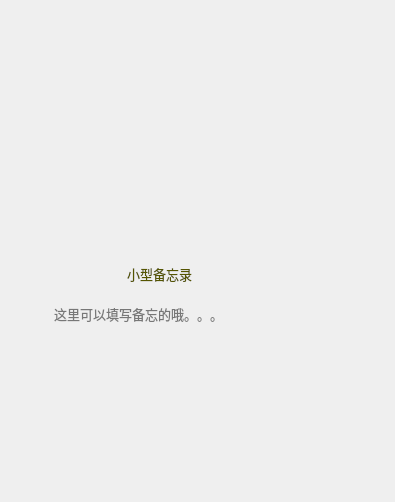
<?xml version="1.0" encoding="UTF-8"?>
<ui version="4.0">
 <class>MainWindow</class>
 <widget class="QMainWindow" name="MainWindow">
  <property name="geometry">
   <rect>
    <x>0</x>
    <y>0</y>
    <width>395</width>
    <height>502</height>
   </rect>
  </property>
  <property name="contextMenuPolicy">
   <enum>Qt::ActionsContextMenu</enum>
  </property>
  <property name="windowTitle">
   <string>MainWindow</string>
  </property>
  <property name="windowIcon">
   <iconset>
    <normaloff>小鸡.png</normaloff>小鸡.png</iconset>
  </property>
  <widget class="QWidget" name="centralwidget">
   <widget class="QWidget" name="widget" native="true">
    <property name="geometry">
     <rect>
      <x>0</x>
      <y>0</y>
      <width>441</width>
      <height>501</height>
     </rect>
    </property>
    <widget class="QLabel" name="label">
     <property name="geometry">
      <rect>
       <x>10</x>
       <y>10</y>
       <width>381</width>
       <height>381</height>
      </rect>
     </property>
     <property name="focusPolicy">
      <enum>Qt::NoFocus</enum>
     </property>
     <property name="contextMenuPolicy">
      <enum>Qt::ActionsContextMenu</enum>
     </property>
     <property name="text">
      <string/>
     </property>
     <property name="pixmap">
      <pixmap>小鸡.png</pixmap>
     </property>
     <property name="scaledContents">
      <bool>true</bool>
     </property>
    </widget>
    <widget class="QLabel" name="label_2">
     <property name="geometry">
      <rect>
       <x>50</x>
       <y>240</y>
       <width>231</width>
       <height>211</height>
      </rect>
     </property>
     <property name="font">
      <font>
       <pointsize>12</pointsize>
      </font>
     </property>
     <property name="focusPolicy">
      <enum>Qt::NoFocus</enum>
     </property>
     <property name="contextMenuPolicy">
      <enum>Qt::ActionsContextMenu</enum>
     </property>
     <property name="frameShape">
      <enum>QFrame::NoFrame</enum>
     </property>
     <property name="lineWidth">
      <number>0</number>
     </property>
     <property name="text">
      <string/>
     </property>
     <property name="textFormat">
      <enum>Qt::AutoText</enum>
     </property>
     <property name="pixmap">
      <pixmap>notes_122.01169590643px_1190287_easyicon.net.png</pixmap>
     </property>
     <property name="scaledContents">
      <bool>true</bool>
     </property>
     <property name="wordWrap">
      <bool>false</bool>
     </property>
     <property name="textInteractionFlags">
      <set>Qt::LinksAccessibleByMouse</set>
     </property>
     <property name="buddy">
      <cstring></cstring>
     </property>
    </widget>
    <widget class="QLineEdit" name="lineEdit">
     <property name="geometry">
      <rect>
       <x>90</x>
       <y>260</y>
       <width>141</width>
       <height>31</height>
      </rect>
     </property>
     <property name="font">
      <font>
       <family>华文新魏</family>
       <pointsize>10</pointsize>
      </font>
     </property>
     <property name="focusPolicy">
      <enum>Qt::ClickFocus</enum>
     </property>
     <property name="contextMenuPolicy">
      <enum>Qt::ActionsContextMenu</enum>
     </property>
     <property name="styleSheet">
      <string notr="true">background:rgba(0,0,0,0); 
color: rgb(85, 85, 0);</string>
     </property>
     <property name="inputMask">
      <string/>
     </property>
     <property name="text">
      <string>小型备忘录</string>
     </property>
     <property name="frame">
      <bool>false</bool>
     </property>
     <property name="echoMode">
      <enum>QLineEdit::Normal</enum>
     </property>
     <property name="cursorPosition">
      <number>0</number>
     </property>
     <property name="alignment">
      <set>Qt::AlignCenter</set>
     </property>
     <property name="cursorMoveStyle">
      <enum>Qt::VisualMoveStyle</enum>
     </property>
    </widget>
    <widget class="QTextEdit" name="textEdit">
     <property name="geometry">
      <rect>
       <x>50</x>
       <y>300</y>
       <width>231</width>
       <height>121</height>
      </rect>
     </property>
     <property name="font">
      <font>
       <family>华文新魏</family>
       <pointsize>10</pointsize>
      </font>
     </property>
     <property name="mouseTracking">
      <bool>false</bool>
     </property>
     <property name="focusPolicy">
      <enum>Qt::ClickFocus</enum>
     </property>
     <property name="contextMenuPolicy">
      <enum>Qt::ActionsContextMenu</enum>
     </property>
     <property name="styleSheet">
      <string notr="true">background:rgba(0,0,0,0);
color: rgb(0,0,0);</string>
     </property>
     <property name="frameShape">
      <enum>QFrame::NoFrame</enum>
     </property>
     <property name="tabChangesFocus">
      <bool>true</bool>
     </property>
     <property name="placeholderText">
      <string>这里可以填写备忘的哦。。。</string>
     </property>
    </widget>
   </widget>
  </widget>
  <action name="closeui">
   <property name="icon">
    <iconset>
     <normaloff>关  闭.png</normaloff>关  闭.png</iconset>
   </property>
   <property name="text">
    <string>关闭</string>
   </property>
   <property name="shortcut">
    <string>Ctrl+1</string>
   </property>
  </action>
  <action name="ontop">
   <property name="checkable">
    <bool>true</bool>
   </property>
   <property name="icon">
    <iconset>
     <normaloff>固定.png</normaloff>固定.png</iconset>
   </property>
   <property name="text">
    <string>置顶</string>
   </property>
  </action>
  <action name="set">
   <property name="icon">
    <iconset>
     <normaloff>设置.png</normaloff>设置.png</iconset>
   </property>
   <property name="text">
    <string>设置</string>
   </property>
   <property name="shortcut">
    <string>Ctrl+2</string>
   </property>
  </action>
 </widget>
 <resources/>
 <connections>
  <connection>
   <sender>closeui</sender>
   <signal>triggered(bool)</signal>
   <receiver>MainWindow</receiver>
   <slot>close()</slot>
   <hints>
    <hint type="sourcelabel">
     <x>-1</x>
     <y>-1</y>
    </hint>
    <hint type="destinationlabel">
     <x>222</x>
     <y>318</y>
    </hint>
   </hints>
  </connection>
  <connection>
   <sender>ontop</sender>
   <signal>triggered(bool)</signal>
   <receiver>MainWindow</receiver>
   <slot>WinOnTop(bool)</slot>
   <hints>
    <hint type="sourcelabel">
     <x>-1</x>
     <y>-1</y>
    </hint>
    <hint type="destinationlabel">
     <x>190</x>
     <y>243</y>
    </hint>
   </hints>
  </connection>
  <connection>
   <sender>set</sender>
   <signal>triggered()</signal>
   <receiver>MainWindow</receiver>
   <slot>SetPattern()</slot>
   <hints>
    <hint type="sourcelabel">
     <x>-1</x>
     <y>-1</y>
    </hint>
    <hint type="destinationlabel">
     <x>197</x>
     <y>250</y>
    </hint>
   </hints>
  </connection>
 </connections>
 <slots>
  <slot>WinOnTop(bool)</slot>
  <slot>SetPattern()</slot>
 </slots>
</ui>
